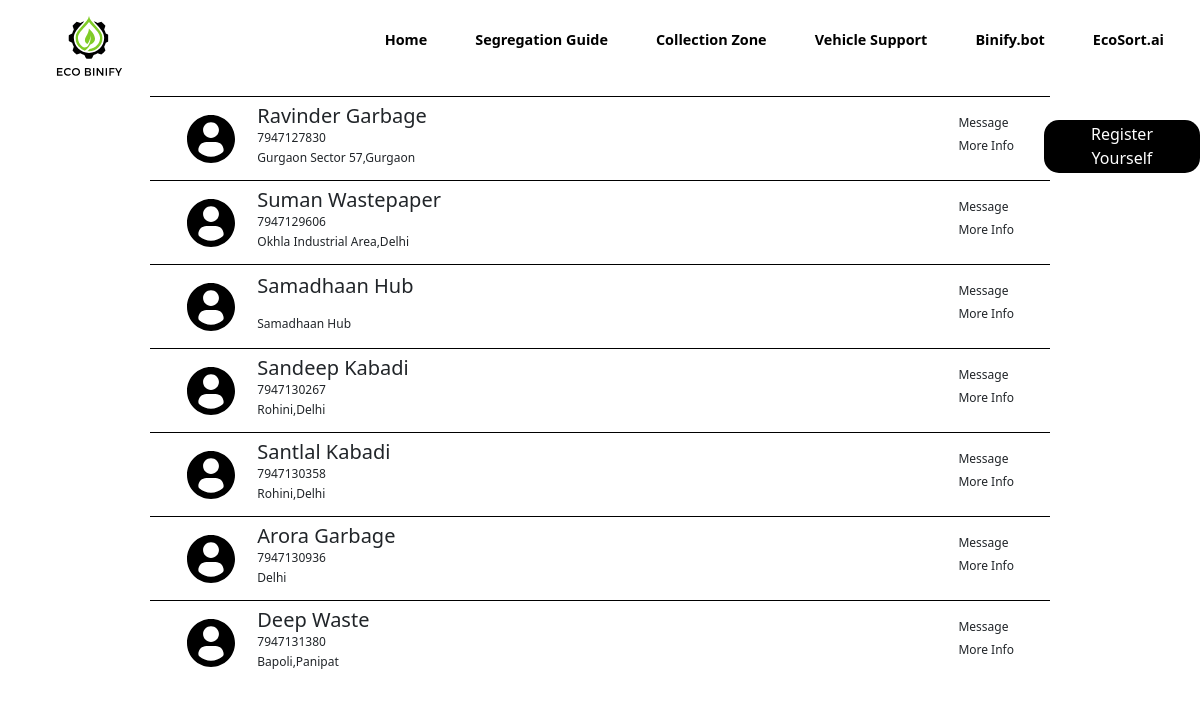
/vehicle-support, run on an earlier commit of the app's database.
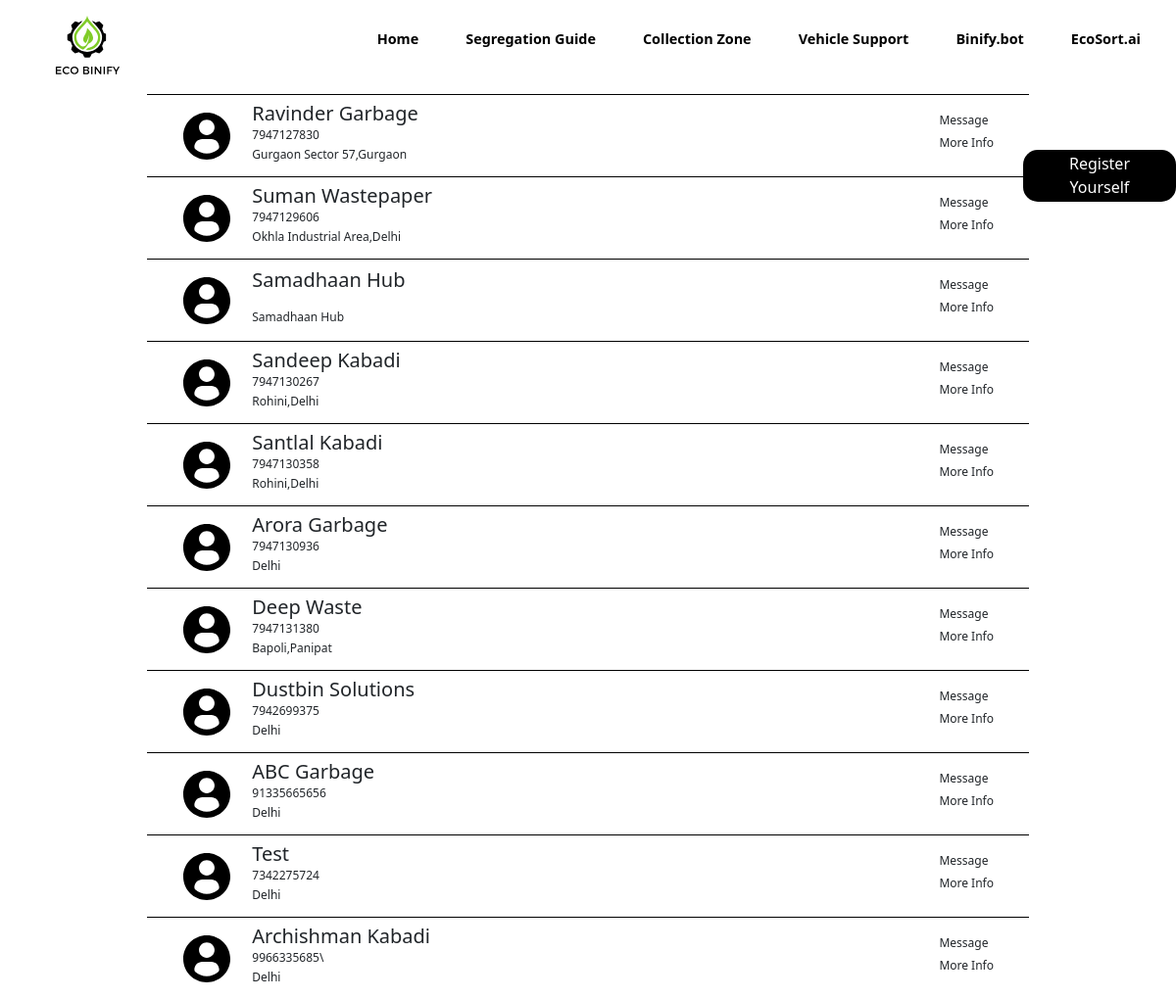
And on a later commit of the database.
### models.py (models this page shows)
class VehicleData(db.Model):
    id = db.Column(db.Integer, primary_key=True)
    name = db.Column(db.String(100))
    location = db.Column(db.String(150))
    contact = db.Column(db.Integer)

### app.py (the view, shortened to what this page needs)
@app.route("/vehicle-support", methods=["GET", "POST"])
def vehicle_support():
    prevData = VehicleData.query.all()
    for i in prevData:
        print(i.name)
        print(i.location)
        print(i.contact)
    return render_template("vehicle_support.html", vehicle_data = prevData)

### templates/vehicle_support.html (shortened to what this page needs)
{% extends 'base.html' %}
{% block css %}
<link rel="stylesheet" href="{{ url_for('static', filename='css/vehicle_support.css') }}" />
{% endblock %}
{% block body %}
<button id="register-btn">Register Yourself</button>
<div id="main-profile-div">
    {% for i in vehicle_data %}
    <div id="profile" class="profile">
        <div id="info" class="info">
            <div id="profile-icon-div" class="profile-icon-div">
                <img class="profile-icon" src="{{ url_for('static', filename='images/profile-icon.svg') }}" alt="" />
            </div>
            <div id="person-info" class="person-info">
                <h5>{{ i.name }}</h5>
                <p>{{ i.contact }}</p>
                <p>{{ i.location }}</p>
            </div>
        </div>
        <div id="viewer-action" class="viewer-action">
            <h6>Message</h6>
            <h6>More Info</h6>
        </div>
    </div>
    {% endfor %}
</div>
{% endblock %}

### templates/base.html (shortened to what this page needs)
<!DOCTYPE html>
<html lang="en">
<head>
  <link rel="stylesheet" href="../static/css/bootstrap.css" />
  <link rel="stylesheet" href="{{ url_for ('static', filename='css/base.css') }}" />
  {% block css %} {% endblock %}
</head>
<body>
  <nav class="glass-container">
    <div id="logo-div" class="logo-div">
      <span>
        <a href="/">
          <img class="logo" src="{{ url_for('static', filename='images/logo.svg') }}" alt="">
        </a>
      </span>
    </div>
    <div id="nav-links-div" class="nav-links-div">
      <ul id="nav-links" class="nav-links">
        <li><a href="/">Home</a></li>
        <li><a href="/guide">Segregation Guide</a></li>
        <li><a href="/dump-zone">Collection Zone</a></li>
        <li><a href="/vehicle-support">Vehicle Support</a></li>
        <li><a href="/binify-bot">Binify.bot</a></li>
        <li><a href="/ai-waste-classifier">EcoSort.ai</a></li>
      </ul>
    </div>
  </nav>
  {% block body %} {% endblock %}
</body>
</html>

### static/css/base.css (style rules this page uses)
nav { position: fixed; top: 0; width: 100%; display: flex; justify-content: space-between; align-items: center; padding: 0.5vw 3vw 0vw 4vw; background-color: white; border-radius: 0 0 15px 15px; }
.logo-div { font-weight: 800; font-size: 2vw; align-self: flex-start; }
.logo { width: 170%; }
.nav-links { display: flex; flex-direction: row; justify-content: space-evenly; align-items: center; gap: 4vw; list-style: none; text-decoration: none; }
.nav-links a { color: black; text-decoration: none; font-size: 1.2vw; font-weight: 600; }

### static/css/vehicle_support.css (style rules this page uses)
#register-btn { background-color: black; color: white; border: none; border-radius: 15px; position: fixed; top: 15%; left: 87%; padding: 0.2vw 1.6vw; }
#main-profile-div { margin-top: 8vmax; display: flex; flex-direction: column; justify-content: center; align-items: center; }
#profile { display: flex; justify-content: space-between; width: 75%; height: 7vmax; padding: 0.2vw 3vw; border-top: 1px solid black; }
.profile-icon { width: 4vmax; }
.profile-icon-div { display: flex; justify-content: center; align-items: center; width: 8%; height: 100%; }
.info { display: flex; height: 100%; flex-direction: row; width: 75%; }
.person-info { width: 70%; display: flex; justify-content: center; flex-direction: column; padding: 0.5vw 2vw 0.3vw 1.8vw; line-height: 0.3vmax; font-size: 1vw; }
.person-info h5 { font-size: 1.5 3vw; }
.viewer-action { height: 100%; display: flex; flex-direction: column; justify-content: center; }
.viewer-action h6 { font-size: 1vw; }

What changed in the data, as far as the page shows it:
added VehicleData: name "Dustbin Solutions", contact "7942699375", location "Delhi"
added VehicleData: name "ABC Garbage", contact "91335665656", location "Delhi"
added VehicleData: name "Test", contact "7342275724", location "Delhi"
added VehicleData: name "Archishman Kabadi", contact "9966335685\\", location "Delhi"
